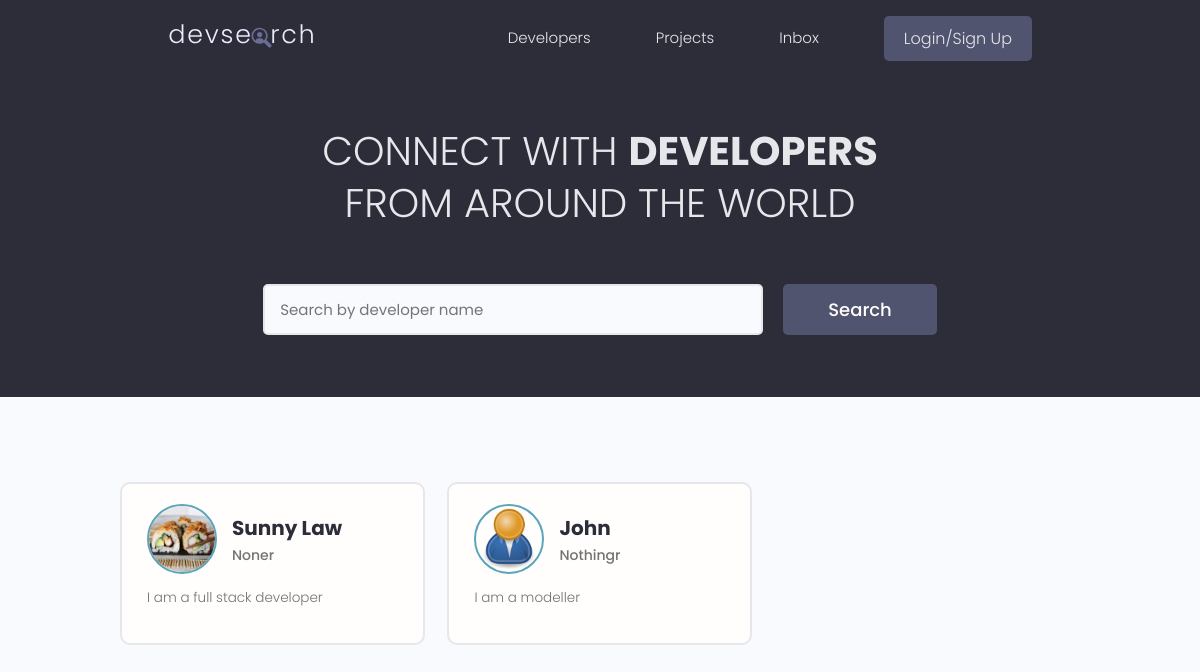
/, run on an earlier commit of the app's database.
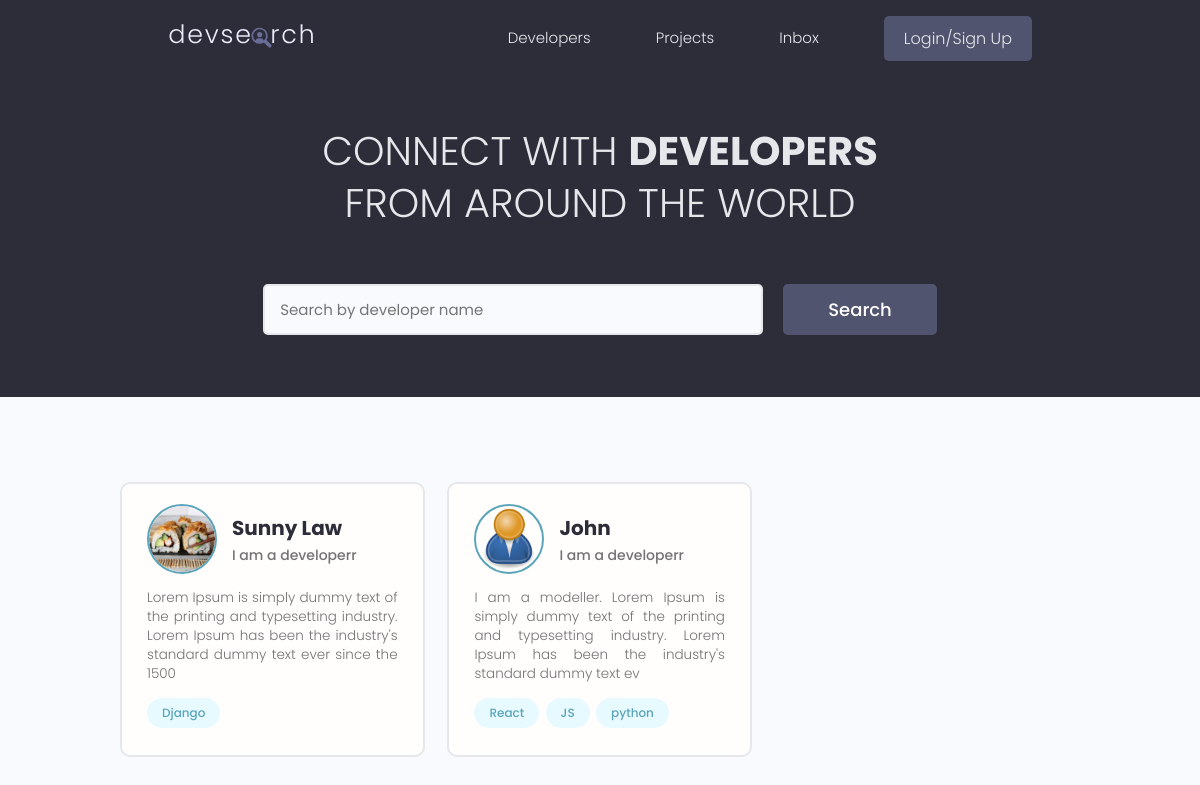
And on a later commit of the database.
### users/models.py (models this page shows, shortened)
class Profile(models.Model):
    user = models.OneToOneField(
        User, on_delete=models.CASCADE, null=True, blank=True)
    name = models.CharField(max_length=200, blank=True, null=True)
    email = models.EmailField(max_length=500, blank=True, null=True)
    username = models.CharField(max_length=200, blank=True, null=True)
    location = models.CharField(max_length=200, blank=True, null=True)
    short_intro = models.CharField(max_length=200, blank=True, null=True)
    bio = models.TextField(blank=True, null=True)
    profile_image = models.ImageField(
        null=True, blank=True, upload_to='profiles/', default="profiles/user-default.png")
    social_github = models.CharField(max_length=200, blank=True, null=True)
    social_twitter = models.CharField(max_length=200, blank=True, null=True)
    social_linkedin = models.CharField(max_length=200, blank=True, null=True)
    social_youtube = models.CharField(max_length=200, blank=True, null=True)
    social_website = models.CharField(max_length=200, blank=True, null=True)
    created = models.DateTimeField(auto_now_add=True)
    id = models.UUIDField(default=uuid.uuid4, unique=True,
                          primary_key=True, editable=False)

class Skill(models.Model):
    owner = models.ForeignKey(
        Profile, on_delete=models.CASCADE, null=True, blank=True)
    name = models.CharField(max_length=200, blank=True, null=True)
    description = models.TextField(blank=True, null=True)
    created = models.DateTimeField(auto_now_add=True)
    id = models.UUIDField(default=uuid.uuid4, unique=True,
                          primary_key=True, editable=False)
    def __str__(self):
        return str(self.name)

### users/views.py (the view)
# urls.py: path('', views.profiles, name="profiles"),
def profiles(request):
    Profiles = Profile.objects.all()
    context = {'profiles': Profiles}
    return render(request, 'users/profiles.html', context)

### users/templates/users/profiles.html (shortened to what this page needs)
{% extends 'main.html' %}
{% block content %}
    <main class="home">
        <section class="hero-section text-center">
          <div class="container container--narrow">
            <div class="hero-section__box">
              <h2>CONNECT WITH <span>DEVELOPERS</span></h2>
              <h2>FROM AROUND THE WORLD</h2>
            </div>
            <div class="hero-section__search">
              <form class="form" action="#" method="get">
                <div class="form__field">
                  <input class="input input--text" id="formInput#search" type="text" name="text"
                    placeholder="Search by developer name" />
                </div>
                <input class="btn btn--sub btn--lg" type="submit" value="Search" />
              </form>
            </div>
          </div>
        </section>
        <section class="devlist">
          <div class="container">
            <div class="grid grid--three">
            {% for profile in profiles %}
            <div class="column card">
                <div class="dev">
                    <a href="{% url 'user-profile' profile.id %}" class="card__body">
                        <div class="dev__profile">
                            <img class="avatar avatar--md" src="{{ profile.profile_image.url }}" alt="image" />
                            <div class="dev__meta">
                                <h3>{{profile.name}}</h3>
                                <h5>{{profile.short_intro}}r</h5>
                            </div>
                        </div>
                        <p class="dev__info">
                            {{profile.bio|slice:"150"}}
                        </p>
                        <div class="dev__skills">
                            {% for skill in profile.skill_set.all|slice:"5"%}
                            <span class="tag tag--pill tag--main">
                                <small>{{skill}}</small>
                            </span>
                            {% endfor %}
                        </div>
                    </a>
                </div>
            </div>
            {% endfor %}
            </div>
          </div>
        </section>
      </main>
{% endblock content %}

What changed in the data, as far as the page shows it:
changed Profile "Sunny Law": short_intro "None" → "I am a developer"; bio "I am a full stack developer" → "Lorem Ipsum is simply dummy text of the printing and typesetting industry. Lorem Ipsum has been the industry's standard dummy text ever since the 1500"
added Skill: name "Django", shown under Profile "Sunny Law"
changed Profile "John": short_intro "Nothing" → "I am a developer"; bio "I am a modeller" → "I am a modeller. Lorem Ipsum is simply dummy text of the printing and typesetting industry. Lorem Ipsum has been the industry's standard dummy text ev"
added Skill: name "React", shown under Profile "John"
added Skill: name "JS", shown under Profile "John"
added Skill: name "python", shown under Profile "John"
